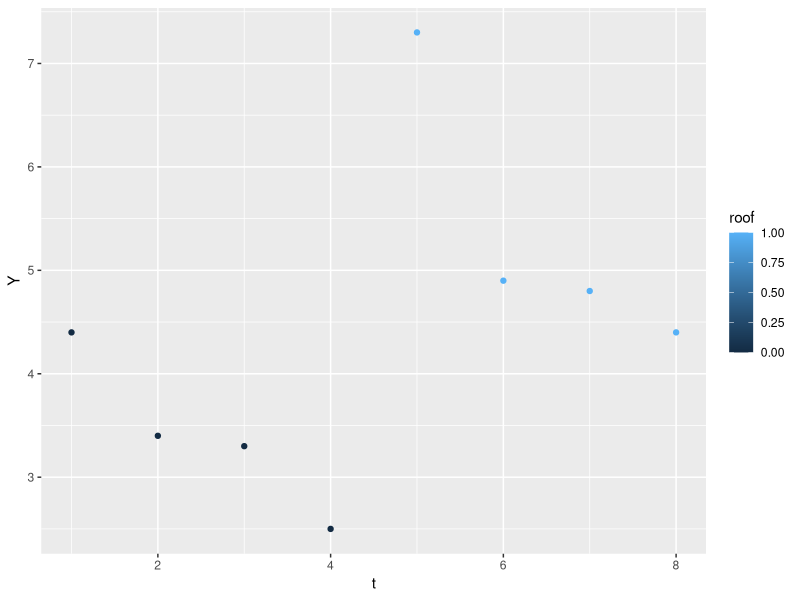

Reproduce this figure in R.
#Load packages
require(ggplot2)

#Load dataset
data = c(4.4, 3.4, 3.3, 2.5, 7.3, 4.9, 4.8, 4.4)
anemo_loc = c(rep(0, 4), rep(1, 4))
df = data.frame(t = 1:length(data), roof = anemo_loc, Y = data)

ggplot(df, aes(x = t, y = Y, color = roof)) + geom_point()

#Define linear model
lm1 <- lm(Y ~ t + roof, data = df)
summary(lm1)

new_data = data.frame(t = 9, roof = 0)
new_data
predict(lm1, newdata = new_data)
